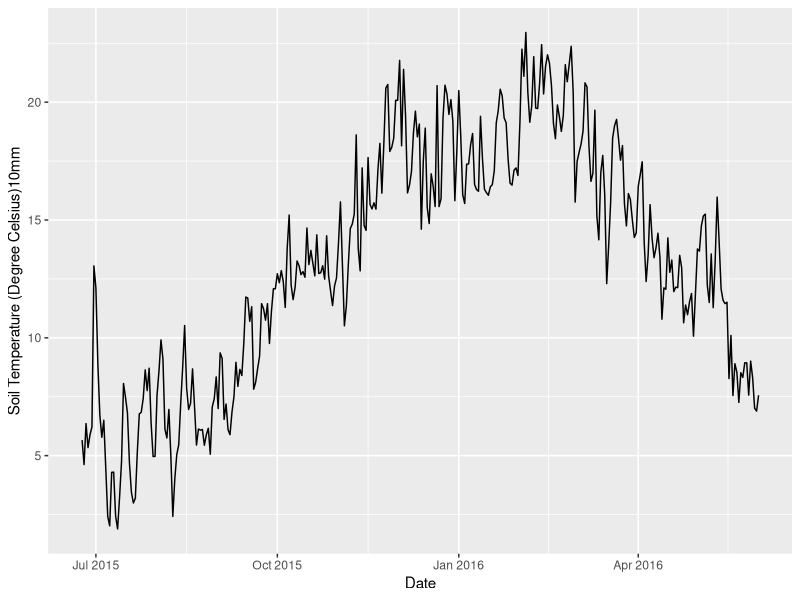
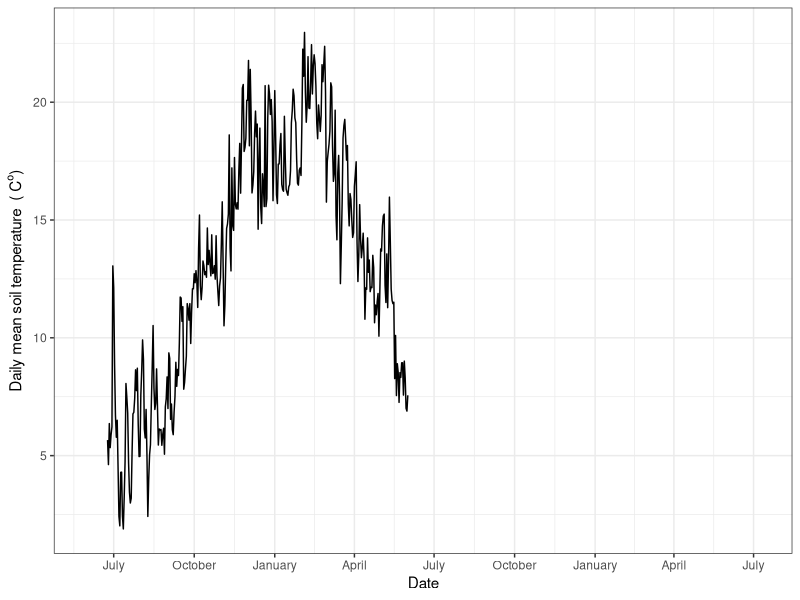
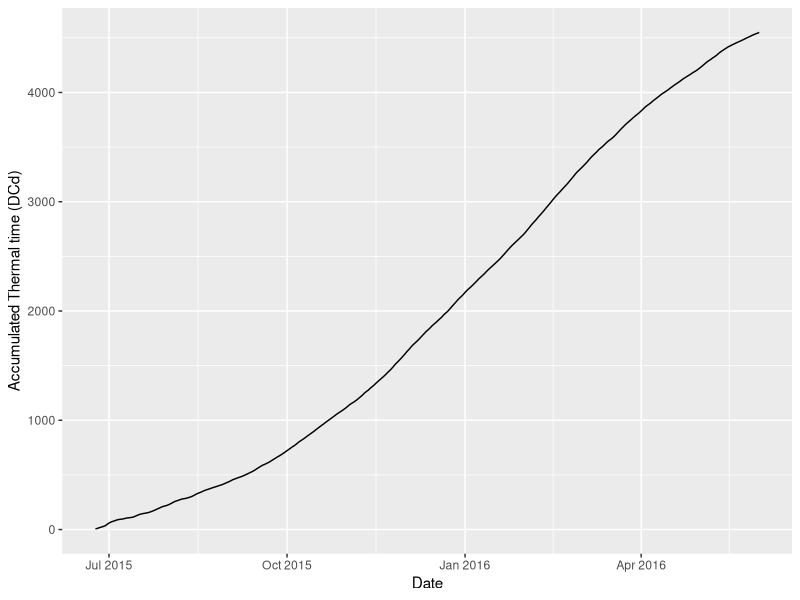

R code for these plots, in order:
## ---- chunk 1
library(tidyr)
library (dplyr)
library (ggplot2)
library (lubridate)
## ---- chunk 2

setwd("C:\\GitHubRepos\\SubCloverPhD\\SubClover\\EmergenceIv2")
getwd()

df_file <- read.table("SoilTemp.txt", header=TRUE)

head(df_file)

#keep this scirpt for the real weather data




## ---- chunk 3
#Calculculate Mean Soil temp 

df_file$Date <- dmy(df_file$Date)

df_file <- df_file%>%
group_by(Date)%>%
summarise_each(funs(mean))
head(df_file)

#graph meanAir Temp

df_file %>% 
ggplot(aes(x=Date, y= TempSoil10mm)) +
  labs(y="Soil Temperature (Degree Celsius)10mm",x="Date")+
    geom_line()

## ---- chunk 4


 df_file %>%
  #filter(year %in% 2015:2017) %>%
  group_by(Date) %>%
 summarise_each(funs(mean)) %>%
  ggplot(aes(x=Date, y= TempSoil10mm))  +
  #geom_point(colour= "darkblue", alpha=0.2) +
  geom_line()+
  #stat_smooth(level = 0.9, size = 1, colour="white") + 
  theme_bw() +
 xlab("Date") + 
  ylab(expression(Daily~mean~soil~temperature~~"( "*C^"o"*")"))+
  scale_x_date(date_breaks = "3 month", 
                 date_labels = "%B",
                 limits = as.Date(c('2015-06-01','2017-07-07')))




## ---- chunk 5

df_file <- df_file%>%
group_by(Date) %>%
summarise_each(funs(mean))%>%
  mutate(TT = cumsum(TempSoil10mm))%>%
 # dplyr::select(-hour,-Air)
  dplyr::select(-TempSoil10mm) # 

write.table(df_file, "ThermalSumSoil.txt")

## ---- chunk 6

df_file %>% 
ggplot(aes(x=Date, y= TT)) +
   labs(y="Accumulated Thermal time (DCd)",x="Date")+ geom_line()

## ---- chunk 7



